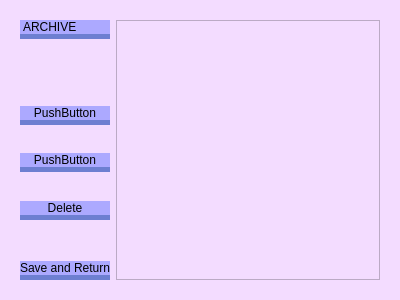
<?xml version="1.0" encoding="UTF-8"?>
<ui version="4.0">
 <class>secondwindow</class>
 <widget class="QDialog" name="secondwindow">
  <property name="geometry">
   <rect>
    <x>0</x>
    <y>0</y>
    <width>400</width>
    <height>300</height>
   </rect>
  </property>
  <property name="windowTitle">
   <string>Dialog</string>
  </property>
  <property name="styleSheet">
   <string notr="true">background-color: rgb(243, 220, 255);</string>
  </property>
  <layout class="QGridLayout" name="gridLayout">
   <item row="0" column="0">
    <widget class="QWidget" name="widget" native="true">
     <layout class="QGridLayout" name="gridLayout_3">
      <item row="0" column="0">
       <layout class="QGridLayout" name="gridLayout_2">
        <item row="0" column="1">
         <layout class="QVBoxLayout" name="verticalLayout_2">
          <property name="spacing">
           <number>0</number>
          </property>
          <item>
           <widget class="QListWidget" name="listWidget"/>
          </item>
         </layout>
        </item>
        <item row="0" column="0">
         <layout class="QVBoxLayout" name="verticalLayout">
          <item>
           <widget class="QLabel" name="label">
            <property name="styleSheet">
             <string notr="true">font: 14pt &quot;Bodoni MT&quot;;
background-color: rgb(172, 169, 255);
border-radius: 10px;
border-bottom-style:solid;
border-bottom-width: 5px;
border-bottom-color: rgb(109, 127, 209);
</string>
            </property>
            <property name="text">
             <string>ARCHIVE</string>
            </property>
           </widget>
          </item>
          <item>
           <spacer name="verticalSpacer_2">
            <property name="orientation">
             <enum>Qt::Vertical</enum>
            </property>
            <property name="sizeHint" stdset="0">
             <size>
              <width>20</width>
              <height>66</height>
             </size>
            </property>
           </spacer>
          </item>
          <item>
           <widget class="QPushButton" name="pushButton_4">
            <property name="styleSheet">
             <string notr="true">font: 11pt &quot;Bodoni MT&quot;;
background-color: rgb(172, 169, 255);
border-radius: 10px;
border-bottom-style:solid;
border-bottom-width: 5px;
border-bottom-color: rgb(109, 127, 209);</string>
            </property>
            <property name="text">
             <string>PushButton</string>
            </property>
           </widget>
          </item>
          <item>
           <spacer name="verticalSpacer">
            <property name="orientation">
             <enum>Qt::Vertical</enum>
            </property>
            <property name="sizeHint" stdset="0">
             <size>
              <width>20</width>
              <height>27</height>
             </size>
            </property>
           </spacer>
          </item>
          <item>
           <widget class="QPushButton" name="pushButton_3">
            <property name="styleSheet">
             <string notr="true">font: 11pt &quot;Bodoni MT&quot;;
background-color: rgb(172, 169, 255);
border-radius: 10px;
border-bottom-style:solid;
border-bottom-width: 5px;
border-bottom-color: rgb(109, 127, 209);</string>
            </property>
            <property name="text">
             <string>PushButton</string>
            </property>
           </widget>
          </item>
          <item>
           <spacer name="verticalSpacer_3">
            <property name="orientation">
             <enum>Qt::Vertical</enum>
            </property>
            <property name="sizeHint" stdset="0">
             <size>
              <width>20</width>
              <height>27</height>
             </size>
            </property>
           </spacer>
          </item>
          <item>
           <widget class="QPushButton" name="pushButton_2">
            <property name="styleSheet">
             <string notr="true">font: 11pt &quot;Bodoni MT&quot;;
background-color: rgb(172, 169, 255);
border-radius: 10px;
border-bottom-style:solid;
border-bottom-width: 5px;
border-bottom-color: rgb(109, 127, 209);</string>
            </property>
            <property name="text">
             <string>Delete</string>
            </property>
           </widget>
          </item>
          <item>
           <spacer name="verticalSpacer_4">
            <property name="orientation">
             <enum>Qt::Vertical</enum>
            </property>
            <property name="sizeHint" stdset="0">
             <size>
              <width>20</width>
              <height>40</height>
             </size>
            </property>
           </spacer>
          </item>
          <item>
           <widget class="QPushButton" name="pushButton">
            <property name="styleSheet">
             <string notr="true">font: 11pt &quot;Bodoni MT&quot;;
background-color: rgb(172, 169, 255);
border-radius: 10px;
border-bottom-style:solid;
border-bottom-width: 5px;
border-bottom-color: rgb(109, 127, 209);
</string>
            </property>
            <property name="text">
             <string>Save and Return</string>
            </property>
           </widget>
          </item>
         </layout>
        </item>
       </layout>
      </item>
     </layout>
    </widget>
   </item>
  </layout>
 </widget>
 <resources/>
 <connections/>
</ui>
